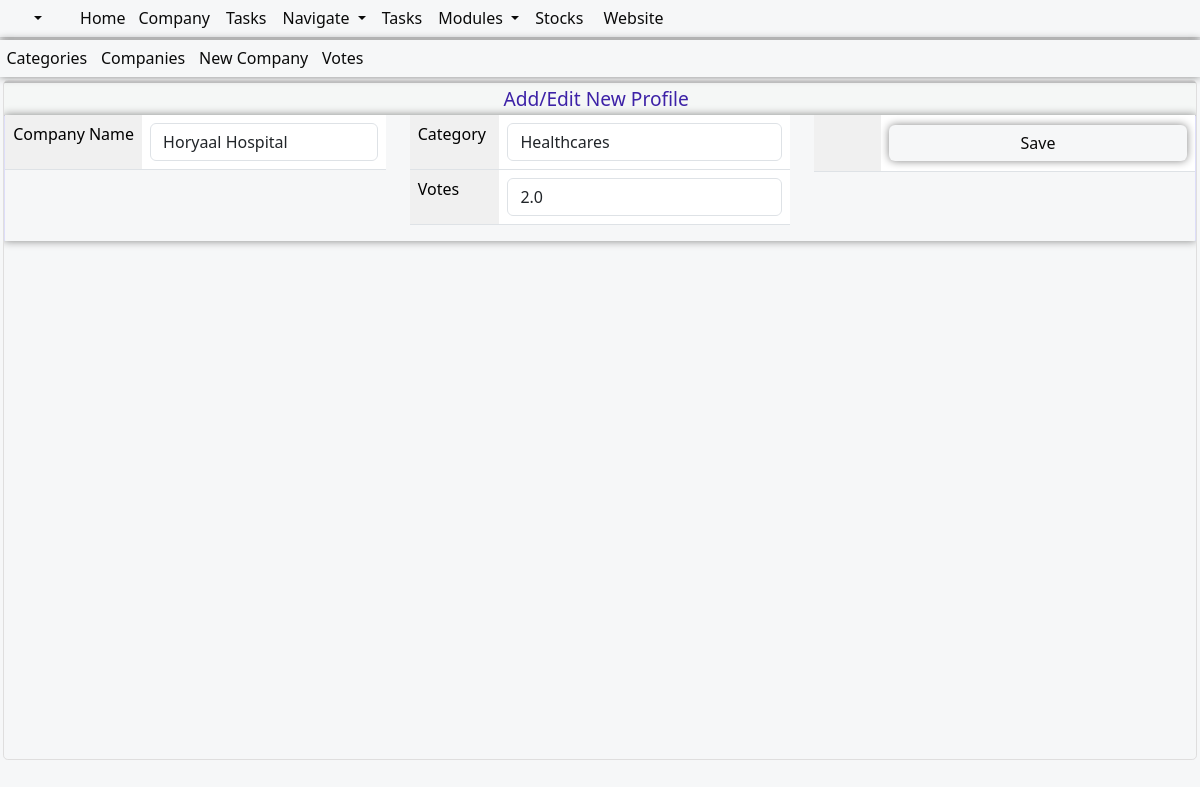
Screenshot of /Edit/This/Company/3/Update/Details/ with the database file from the repository.
### awards/models.py (models this page shows, shortened)
class CompaniesModel(models.Model):
    name= models.CharField(max_length=100,blank=False,null=True)
    category = models.ForeignKey(CategoriesModel, on_delete=models.SET_NULL, related_name='categores',null=True,blank=True)
    comments= models.CharField(null=True, blank=True, max_length=30)
    date=models.DateField(blank=True,null=True,auto_now_add=True)
    votes=models.DecimalField(max_digits=10,blank=True,null=True,decimal_places=1,default=0)

### awards/views.py (the view)
# urls.py: path('Edit/This/Company/<int:pk>/Update/Details/', views.editCompany, name="editCompany"),
def editCompany(request,pk):
    try:
        title="Update Company Details"
        update_allifquery=CompaniesModel.objects.get(id=pk)
        form =CommonAddCompanyForm(instance=update_allifquery)
        if request.method == 'POST':
            form =CommonAddCompanyForm(request.POST, instance=update_allifquery)
            if form.is_valid():
                obj=form.save(commit=False)
                obj.save()
                return redirect('awards:companies')
            else:
                form =CommonAddCompanyForm(instance=update_allifquery)
        else:
            form =CommonAddCompanyForm(instance=update_allifquery)
        context = {
            'form':form,
            "update_allifquery":update_allifquery,
            "title":title,
        }
        return render(request,'awards/companies/add-company.html',context)
    except Exception as ex:
        error_context={'error_message': ex,}
        return render(request,'awards/error/error.html',error_context)

### awards/forms.py
class CommonAddCompanyForm(forms.ModelForm):
    class Meta:
        model = CompaniesModel
        fields = ['name','category','comments','votes']
        widgets={
            'name':forms.TextInput(attrs={'class':'form-control','placeholder':''}),
            'comments':forms.TextInput(attrs={'class':'form-control','placeholder':''}),
             'votes':forms.TextInput(attrs={'class':'form-control','placeholder':''}),
            'category':forms.Select(attrs={'class':'form-control','placeholder':''}),
        }

### awards/models.py (called while the page is built)
    def __str__(self):
        return str(self.name)

### awards/templates/awards/companies/add-company.html (shortened to what this page needs)
{% extends 'awards/base/uimainbase/allifmaaluibase.html'%}
{% load humanize %}
{% block body %}
<div class="allifmaal-main-container">
<div class="card-header">
<div class="row mt-12" >
<div class="col-md-12">
<div class="container-fluid amel-content-header">
<a href="{% url 'awards:categories' %}">Categories</a>
<a href="{% url 'awards:companies' %}">Companies</a>
<a href="{% url 'awards:addCompany' %}">New Company</a>
<a href="{% url 'awards:votes' %}">Votes</a>
</div>
    </div>
  </div>
</div>
  <div class="allifmaincontainer">
<div class="row mt-12">
  <div class="table-details-content-description">Add/Edit New Profile</div>
  <form method='POST' action=''>{% csrf_token %}
  <div class="col-md-12">
  <div class="allif-scroll-table">
    <div class="allif-info-tables">
      <div class="row">
  <div class="col-md-4">
      <div class="table-responsive">
      <table class="table table-layout">
      <tbody>
      <tr>
        <td class="allif-fix-table-col">Company Name</td>
        <td>{{form.name}}</td>
        </tr>
        </tbody>
        </table>
      </div>
        </div>
     <div class="col-md-4">
       <div class="allif-details-card table-responsive">
       <table class="table table-layout">
        <tbody>
            <tr>
                <td class="allif-fix-table-col">Category</td>
                <td>{{form.category}}</td>
                </tr>
                <tr>
                  <td class="allif-fix-table-col">Votes</td>
                  <td>{{form.votes}}</td>
                  </tr>
          </tbody>
          </table>
          </div>
          </div>
     <div class="col-md-4">
      <div class="allif-details-card table-responsive">
       <table class="table table-layout">
        <tbody>
            <tr>
              <td class="allif-fix-table-col"></td>
              <td> <input type="submit" value='Save' class="btn btn-success allifmaal-submit-btn"></td>
              </tr>
          </tbody>
          </table>
  </div>
    </div>
    </div>
        </div>
</div>
</div>
</form>
</div>
</div>
</div>
   {% endblock %}

### static/allifapperp/css/navbars/sidetopnavbars.css (style rules this page uses)
:root { --main-background-color: #F6F7F8; --main-text-font-size:1em; --main-font-type:system-ui,Helvetica, sans-serif,sans-serif,Arial,-apple-system, BlinkMacSystemFont, 'Segoe UI', Roboto, Oxygen, Ubuntu, Cantarell, 'Open Sans', 'Helvetica Neue'; --main-green-color:#07891c; --main-blue-color:#3d22a7; --main-black-color:#0a0a0a; --main-table-links-color:#04010f; --main-red-color:#bd0303; --links-on-hover-text-color:#3a0bf7; --button-on-hover-color:#eeeeee; --box-shadow-specs:0em 0em 0.5em #858585; --bottom-border-line:1px solid #dfdede; --padding-spec:0.3em 0.3em 0.3em 0.3em; }
* { font-family: var(--main-font-type); }

### static/allifapperp/css/body/mainbodyui.css (style rules this page uses)
:root { --main-background-color: #F6F7F8; --main-text-font-size:1em; --headings-font-size:1.2em; --main-font-type:system-ui,Helvetica, sans-serif,sans-serif,Arial,-apple-system, BlinkMacSystemFont, 'Segoe UI', Roboto, Oxygen, Ubuntu, Cantarell, 'Open Sans', 'Helvetica Neue'; --main-green-color:#07891c; --main-blue-color:#3d22a7; --main-black-color:#0a0a0a; --main-table-links-color:#04010f; --main-red-color:#bd0303; --links-on-hover-text-color:#3a0bf7; --button-on-hover-color:#eeeeee; --box-shadow-specs:0em 0em 0.5em #858585; --bottom-border-line:1px solid #dfdede; --padding-spec:0.3em 0.3em 0.3em 0.3em; --btn-hover-bg-color:#eee; --table-list-identifier:#0314f8; --main-border-line:1px solid #18b703; --main-delete-color-background:#e17639; --main-white-color:#fff; --main-content-spacer-margins: 5px 2px 3px 4px; --main-spacer-height:2px; --main-width:100%; --main-border-radius:3px; --main-fixed-col-bg-clr:#f0f0f0; }
* { font-family: var(--main-font-type); }
::placeholder { text-align: center; }
.allifmaal-ui-body { background-color: var(--main-background-color); font-size: var(--main-text-font-size); opacity: 1; position:sticky; text-align: left; max-width: 100%; max-height: 100%; overflow-y: hidden; overflow-x: hidden; top:0em; margin: 0px; }
.amel-content-header { background-color:var(--main-background-color); padding: 0.1em; box-shadow: var(--box-shadow-specs); position:relative; margin-top: 0.2em; }
.amel-content-header a { color: var(--main-black-color); font-family: var(--main-font-type); float: none; display: inline-block; text-align: left; padding:var(--padding-spec); text-decoration: none; font-size: var(--main-text-font-size); border: none; background-color:var(--main-background-color); font-weight:normal; }
.allifmaal-main-container { background-color: var(--main-background-color); }
.allifmaincontainer { margin: 0.2em; border: var(--bottom-border-line); overflow-y: auto; overflow-x: hidden; border-radius: 0.3em; min-width: min-content; max-width: 100%; min-height: 80vh; max-height: 90vh; margin-bottom: 1em; height: 85vh; margin-right: 0.2em; }
a:link { text-decoration: none; }
table * { font-family: var(--main-font-type); color:var(--main-black-color); }
.table-details-content-description { text-align: center; padding: 0.1em 0.5em 0.1em 0.1em; font-family: var(--main-font-type); color: var(--main-blue-color); box-shadow: var(--box-shadow-specs); margin-top: 0.1em; font-size:var(--headings-font-size); background-color: rgb(245, 247, 246); }
.allif-scroll-table { display: grid; width: 100%; max-width: 100%; height: auto; max-height: 80vh; margin-left: 0px; margin-right: 0px; border-left: 0.05em solid #ddddfa; border-right: 0.05em solid #ddddfa; border-radius: 0.1em; background-color: var(--main-background-color); margin-bottom: 1em; box-shadow: 0em 0em 0.5em #858585; }
td, th { width:auto; min-width:auto; max-width: 100%; word-wrap: break-word; word-break: break-all; text-overflow: ellipsis; white-space: nowrap; }
.allif-info-tables { height: auto; max-height: 80vh; overflow: auto; overflow-x: hidden; overflow-y: auto; }
.allif-fix-table-col { position:sticky; width: auto; }
.allif-fix-table-col:first-child { left:0; width:auto; min-width:auto; background-color: var(--main-fixed-col-bg-clr); }
.allifmaal-submit-btn { background-color: var(--main-background-color); color: var(--main-black-color); box-shadow: var(--box-shadow-specs); border: none; margin-bottom: 0.1em; margin-top: 0.1em; width: 100%; }

### rows the page displays
CompaniesModel: name "Horyaal Hospital", category "Healthcares", votes "2.0"
